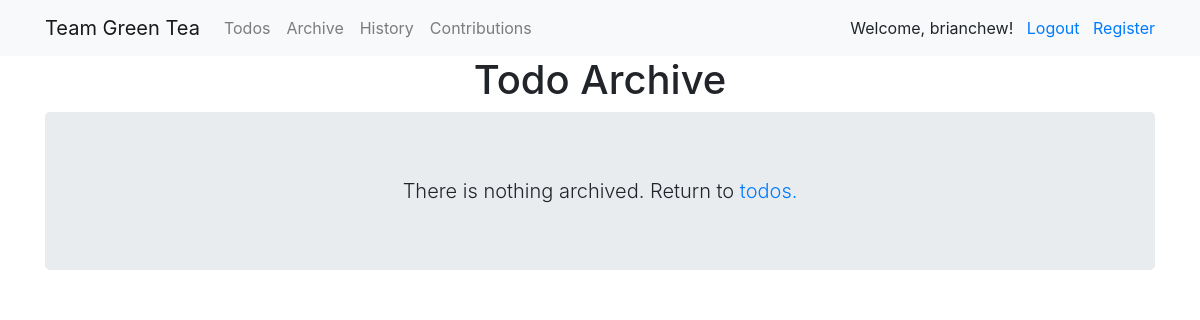
/todoArchived/ (signed in), run on an earlier commit of the app's database.
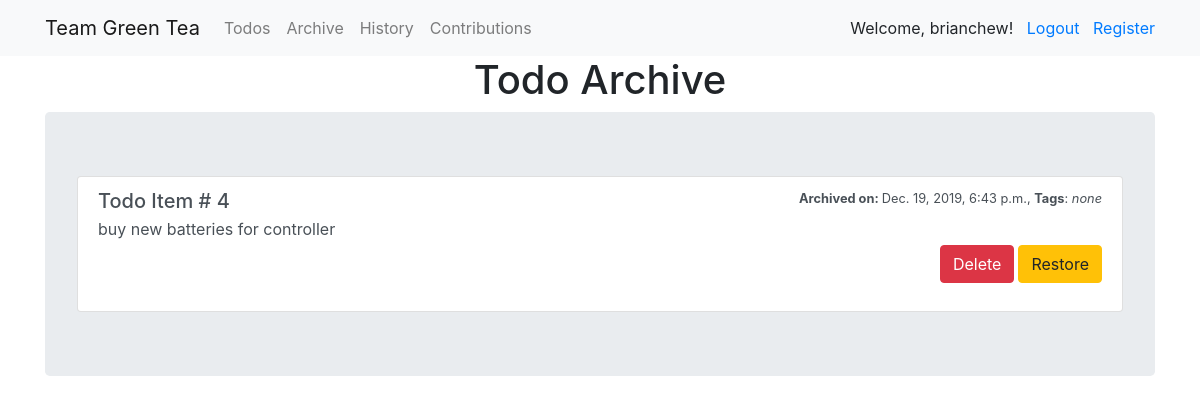
And on a later commit of the database.
### todolist/models.py (models this page shows)
class TodoItemArchived(models.Model):
    content = models.TextField()
    created_at = models.DateTimeField(default=timezone.now)
    updated_at = models.DateTimeField(auto_now=True)

### todolist/views.py (the view)
# urls.py: path("todoArchived/", todoArchived),
def todoArchived(request):
    all_archived_todos_items = TodoItemArchived.objects.all()
    return render(request, 'todo_archived.html', {'all_items': all_archived_todos_items})

### todolist/templates/todo_archived.html
{% extends "base.html" %}
{% block page_content %}
<h1 class="text-center">Todo Archive</h1>
{% if user.is_authenticated %}
    <div class="jumbotron">
        <div class="list-group">
            {% for todo_item in all_items %}
            <a href="#" class="list-group-item list-group-item-action flex-column align-items-start">
                <div class="d-flex w-100 justify-content-between">
                    <h5 class="mb-1">Todo Item # {{todo_item.id}}</h5>
                    <small><b>Archived on: </b>{{todo_item.created_at}},
                        <b>Tags</b>:
                        {% for tags in todo_item.tags.all %}
                            [{{ tags.name }}],
                        {% empty %}
                            <i>none</i>
                        {% endfor %}
                    </small>
                </div>
                <p class="mb-1">{{ todo_item.content }}</p>
                <div class="d-flex w-100 justify-content-end">
                    <form action="/deleteArchive/{{todo_item.id}}/" style="display:inline;" method="post">{% csrf_token %}
                        <input class="btn btn-danger mr-1" type="submit" value="Delete"/>
                    </form>
                    <form action="/restoreArchive/{{todo_item.id}}/" style="display:inline;" method="post">{% csrf_token %}
                        <input class="btn btn-warning" type="submit" value="Restore"/>
                    </form>
                </div>
            </a>
            {% empty %}
            <b class="text-center lead">There is nothing archived. Return to <a href="/todo/">todos.</a> </b>
            {% endfor %}
        </div>
    </div>
    {% else %}
    <div class="alert alert-warning" role="alert">
        You're not logged in!
      </div>
    {% endif %}
{% endblock %}

What changed in the data, as far as the page shows it:
added TodoItemArchived: id "4", created_at "Dec. 19, 2019, 6:43 p.m.", content "buy new batteries for controller"
Also different on the page:
text no longer shown: "There is nothing archived. Return to todos."
